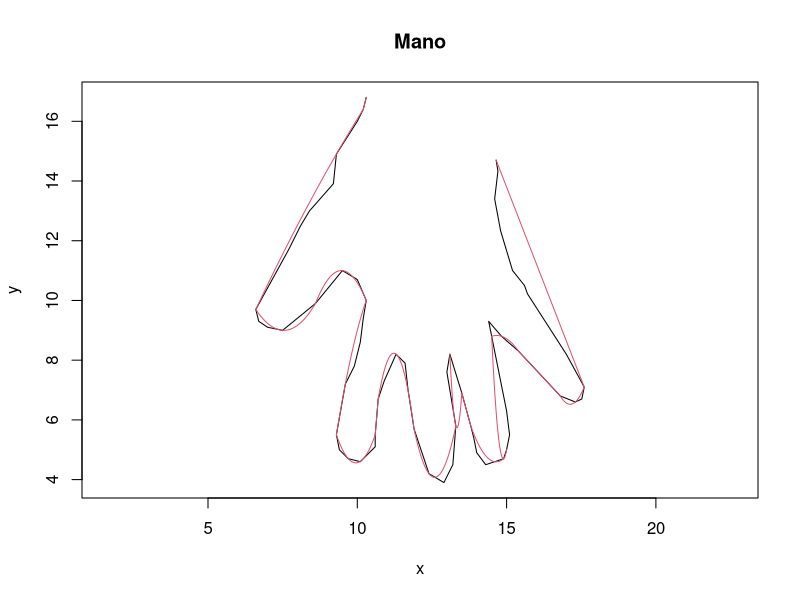

Write R code to recreate this figure.
metodo <- "fmm"  # metodos : ("fmm","natural","periodic") 

graf <- function(arr1,arr2, color)
{
  points(arr1,arr2, pch=7, cex=0.5, col = color, asp=1,xlab="X", ylab="Y", main="Diagrama ")
}

# esto, dada una lista, encuentra los 3 mejores puntos para lagrange, tomando los dos extremos y alguno intermedio
findMin <- function(lisx, lisy, liminf, limsup)
{
  errmin <- 0
  pt     <- 0
  prim   <- TRUE
  intersec  <- 0
  bstintrsc <- 0
  
  for( i in liminf:limsup)
  {
    valx <-          lisx[liminf]
    valx <- c( valx, lisx[i] )
    valx <- c( valx, lisx[limsup] )
    
    valy <-          lisy[liminf]
    valy <- c( valy, lisy[i] )
    valy <- c( valy, lisy[limsup] )
    
    sumerr <- 0    
    
    ttam <- limsup - liminf
    ret  <- spline( valx , valy , n = ttam , method = metodo)
    ry   <- ret$y
    
    intersec <- 0
    
    #lines(spline(valx, valy, n = ttam, method = metodo), col = 3)
    
    for( j in 1:ttam )
    {
      if (lisy[ liminf + j ] ==  ry[ j ])
      {
        intersec <- intersec + 1
        #cat (lisy[ liminf + j ]  ,"-----",  ry[ j ],"\n")
      }
      sumerr <- sumerr + abs( lisy[ liminf + j ] -  ry[ j ] ) 
    }
    if ( !is.nan( sumerr ) && ( prim || sumerr < errmin ) )
    {
      errmin <- sumerr
      pt     <- i 
      prim   <- FALSE
      bstintrsc <- intersec
    }
  }
  #cat("best intersectioon : " , bstintrsc," \n")
  #cat ("final : ",errmin ,"    ",pt,"\n")
  return( c(pt,errmin,bstintrsc) )
}

puntos <- function(x,y)
{
  totintersect <- 0
  increm <- 1.4
  errorinicial  <- 1
  erroraceptado <- errorinicial
  puntos <- c(1)
  top    <- 1 
  min    <- c(Inf,Inf,Inf,Inf,Inf)# de, medio , hasta, valor, puntos intersectantes 
  i      <- 3
  prim   <- TRUE
  len    <- 0 # longitud del tramo actual 
  
  while ( top != length(x) )
  {
    if ( i - top >= 1)
    {
      ret <- findMin(x,y,top,i) 
      
      if ( abs(min[4] - ret[2]) <= erroraceptado || prim) # si se encuentran otros valores que minimicen el error, se guardan. o si es el primer valor revisado
      {
        min <- c( top ,ret[1], i, ret[2],ret[3])
        prim = FALSE
        erroraceptado <- erroraceptado + increm*(len/length(x)) # para darle mas 
        len <- 1 # se reinicia la longitud actual 
      }
      else
      {
        len <- len + 1 # aumenta la longitud del tramo actual
      }
      
      if ( i >= length(x) )
      {
        nx <- c( x[ min[1] ], x[ min[2] ] , x[ min[3] ] )
        ny <- c( y[ min[1] ], y[ min[2] ] , y[ min[3] ] )
        lines(spline(nx, ny, n = 200, method = metodo ), col = 2)
        
        erroraceptado <- errorinicial # reiniciar el error aceptado
        
        cat("desde : ",min[1],"\tpunto medio : ",min[2], "\thasta : ",min[3], "\terror : ",min[4],"\tpuntos intersectantes : ",min[5],"\n")
        totintersect <- totintersect + min[5]
        if ( min[2] == puntos[ length( puntos ) ] ) 
        {
          puntos <- c( puntos,min[ 3 ] ) # min[1] en teoria es el ultimo de los anteriores, entonces ya esta 
        }
        else
        {
          puntos <- c( puntos,min[ 2:3 ] )
        }
        
        top <- min[3]
        i   <- top
        
        min  <- c(Inf,Inf,Inf,Inf,Inf)# de, medio , hasta, valor, interseccion
        prim <- TRUE
      }
      else 
      {
        i <- i + 1  
      }
    }
    else 
    {
      i <- i + 1  
    }
    
    if ( i >= length(x) ) # por si acaso :v 
    {
      i <- length(x)
    }
  }
  cat("\n\nlen : ",length(puntos),"\ttotal de puntos intersectantes : ",totintersect,"\n",puntos,"\n")
}

# datos originales 
#x=c(14.65, 14.71, 14.6, 14.8, 15.2, 15.6, 15.7, 17.0, 17.6, 17.52, 17.3, 16.8, 15.4, 14.83, 14.4, 14.5, 15.0, 15.1, 15.0, 14.9, 14.6, 14.3, 14.0, 13.9, 13.8, 13.5, 13.1, 13.0, 13.3, 13.2, 13.1, 12.9, 12.4, 11.9, 11.7, 11.6, 11.3, 10.9, 10.7, 10.6, 10.6, 10.1, 9.7, 9.4, 9.3, 9.6, 9.9, 10.1, 10.2, 10.3, 9.10, 8.6, 7.5, 7.0, 6.7, 6.6, 7.70, 8.00, 8.10, 8.40,9.20, 9.30, 10, 10.2, 10.3, 10.0, 9.50)                                                                                                       
#y=c(14.7, 14.33, 13.4, 12.33, 11.0, 10.5, 10.22, 8.20, 7.10, 6.70, 6.60, 6.80, 8.30, 8.80, 9.30, 8.80, 6.30, 5.50, 5.00, 4.70, 4.60, 4.50, 4.90, 5.40, 5.80, 6.90, 8.20, 7.60, 5.80, 4.50, 4.30, 3.90, 4.20, 5.70, 7.00, 7.90, 8.20, 7.30, 6.70, 5.50, 5.10, 4.60, 4.7, 5.0, 5.5, 7.2, 7.8, 8.60, 9.40, 10.0, 10.7, 9.9, 9.0, 9.1, 9.3, 9.7, 11.7, 12.3, 12.5, 13.0,13.91, 14.9, 16, 16.4, 16.8, 10.7, 11.0)     

# reorganizacion de datos 
x = c(14.65, 14.71, 14.6, 14.8, 15.2, 15.6, 15.7, 17.0, 17.6, 17.52, 17.3, 
      16.8, 15.4, 14.83, 14.4, 14.5, 
      15.0, 15.1, 15.0, 14.9, 14.6, 14.3, 14.0, 13.9, 13.8, 13.5, 13.1, 13.0, 
      13.3, 13.2, 13.1, 12.9, 12.4, 11.9, 11.7, 11.6, 11.3, 10.9, 
      10.7, 10.6, 10.6, 10.1, 9.7, 9.4, 9.3, 9.6, 9.9, 10.1, 10.2, 10.3,  10.0, 9.5, 
      8.6, 7.5, 7.0, 6.7, 6.6, 7.7, 
      8.0, 8.1, 8.4, 9.2, 9.3, 10, 10.2, 10.3)

y = c(14.7, 14.33, 13.4, 12.33, 11.0, 10.5, 10.22, 8.2, 7.1, 6.7, 6.6, 
      6.8, 8.3, 8.8, 9.3, 8.8, 
      6.3, 5.5, 5.0, 4.7, 4.6, 4.5, 4.9, 5.4, 5.8, 6.9, 8.2, 7.6, 
      5.8, 4.5, 4.3, 3.9, 4.2, 5.7, 7.0, 7.9, 8.2, 7.3, 
      6.7, 5.5, 5.1, 4.6, 4.7, 5.0, 5.5, 7.2, 7.8, 8.6, 9.4, 10.0,  10.7, 11.0, 
      9.9, 9.0, 9.1, 9.3, 9.7, 11.7, 
      12.3, 12.5, 13.0, 13.91, 14.9, 16, 16.4, 16.8)


plot(x,y,type="l",asp=1,main="Mano")
div <- 20
#for ( i in 0:length(x)/div )
#{
#  (findMin(x,y,div*i,div*i+1) )
#}

## de cada uno de estos cortes deberian terminar quedando unos 3 puntos 

# esta parte ya muestra la mano, por mal que quede, pero es una mano 
c1 = 9
c2 = 15
c3 = 27
c4 = 37
c5 = 52
c6 = 56
c7 = length(x)

a <- 1
b <- c1 /2 
#puntos(x[a:b],y[a:b])


#x = c(14.65, 14.71, 14.6,  14.8, 15.2, 15.6,  15.7, 17.0, 17.6, 17.52, 17.3) 

#y = c(14.7 , 14.33, 13.4, 12.33, 11.0, 10.5, 10.22,  8.2,  7.1,   6.7,  6.6) 


puntos(x,y)